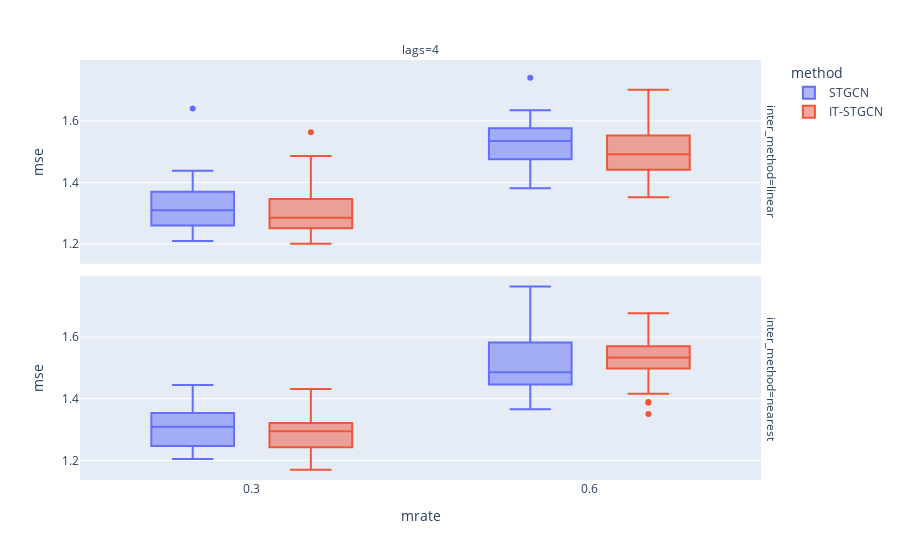

Notebook cell for this chart:
### Markdown cell above
## random

### Code cell
data.query("method!='GNAR' and mtype =='rand' ").plot.box(backend='plotly',x='mrate',color='method',y='mse',facet_col='lags',facet_row='inter_method',height=800)

### Figure 1 — Plotly figure (JSON) as saved in the notebook; plotly's stock layout.template omitted (floating-point values rounded to 4 significant figures)
{"data": [{"alignmentgroup": "True", "hovertemplate": "method=STGCN<br>inter_method=linear<br>lags=4<br>mrate=%{x}<br>mse=%{y}<extra></extra>", "legendgroup": "STGCN", "marker": {"color": "#636efa"}, "name": "STGCN", "notched": false, "offsetgroup": "STGCN", "orientation": "v", "showlegend": true, "type": "box", "x": [0.3, 0.6, 0.3, 0.6, 0.3, 0.6, 0.3, 0.6, 0.3, 0.6, 0.3, 0.6, 0.3, 0.6, 0.3, 0.6, 0.3, 0.6, 0.3, 0.6, 0.3, 0.6, 0.3, 0.6, 0.3, 0.6, 0.3, 0.6, 0.3, 0.6, 0.3, 0.6, 0.3, 0.6, 0.3, 0.6, 0.3, 0.6, 0.3, 0.6, 0.3, 0.6, 0.3, 0.6, 0.3, 0.6, 0.3, 0.6, 0.3, 0.6, 0.3, 0.6, 0.3, 0.6, 0.3, 0.6, 0.3, 0.6, 0.3, 0.6], "x0": " ", "xaxis": "x2", "y": [1.256, 1.516, 1.249, 1.74, 1.28, 1.537, 1.303, 1.611, 1.404, 1.585, 1.238, 1.492, 1.34, 1.384, 1.251, 1.563, 1.304, 1.432, 1.64, 1.531, 1.27, 1.554, 1.237, 1.381, 1.417, 1.634, 1.283, 1.573, 1.374, 1.475, 1.317, 1.612, 1.329, 1.507, 1.222, 1.395, 1.384, 1.54, 1.288, 1.576, 1.433, 1.519, 1.309, 1.459, 1.323, 1.484, 1.326, 1.589, 1.369, 1.564, 1.21, 1.441, 1.438, 1.478, 1.26, 1.581, 1.309, 1.387, 1.319, 1.541], "y0": " ", "yaxis": "y2"}, {"alignmentgroup": "True", "hovertemplate": "method=STGCN<br>inter_method=nearest<br>lags=4<br>mrate=%{x}<br>mse=%{y}<extra></extra>", "legendgroup": "STGCN", "marker": {"color": "#636efa"}, "name": "STGCN", "notched": false, "offsetgroup": "STGCN", "orientation": "v", "showlegend": false, "type": "box", "x": [0.3, 0.6, 0.3, 0.6, 0.3, 0.6, 0.3, 0.6, 0.3, 0.6, 0.3, 0.6, 0.3, 0.6, 0.3, 0.6, 0.3, 0.6, 0.3, 0.6, 0.3, 0.6, 0.3, 0.6, 0.3, 0.6, 0.3, 0.6, 0.3, 0.6, 0.3, 0.6, 0.3, 0.6, 0.3, 0.6, 0.3, 0.6, 0.3, 0.6, 0.3, 0.6, 0.3, 0.6, 0.3, 0.6, 0.3, 0.6, 0.3, 0.6, 0.3, 0.6, 0.3, 0.6, 0.3, 0.6, 0.3, 0.6, 0.3, 0.6], "x0": " ", "xaxis": "x", "y": [1.368, 1.557, 1.334, 1.439, 1.384, 1.473, 1.303, 1.572, 1.376, 1.401, 1.224, 1.619, 1.259, 1.435, 1.315, 1.489, 1.318, 1.468, 1.204, 1.639, 1.216, 1.366, 1.284, 1.433, 1.403, 1.507, 1.285, 1.446, 1.444, 1.665, 1.317, 1.64, 1.242, 1.764, 1.354, 1.419, 1.27, 1.499, 1.316, 1.571, 1.238, 1.483, 1.286, 1.422, 1.397, 1.474, 1.331, 1.516, 1.222, 1.476, 1.362, 1.482, 1.294, 1.614, 1.324, 1.467, 1.247, 1.609, 1.223, 1.582], "y0": " ", "yaxis": "y"}, {"alignmentgroup": "True", "hovertemplate": "method=IT-STGCN<br>inter_method=linear<br>lags=4<br>mrate=%{x}<br>mse=%{y}<extra></extra>", "legendgroup": "IT-STGCN", "marker": {"color": "#EF553B"}, "name": "IT-STGCN", "notched": false, "offsetgroup": "IT-STGCN", "orientation": "v", "showlegend": true, "type": "box", "x": [0.3, 0.6, 0.3, 0.6, 0.3, 0.6, 0.3, 0.6, 0.3, 0.6, 0.3, 0.6, 0.3, 0.6, 0.3, 0.6, 0.3, 0.6, 0.3, 0.6, 0.3, 0.6, 0.3, 0.6, 0.3, 0.6, 0.3, 0.6, 0.3, 0.6, 0.3, 0.6, 0.3, 0.6, 0.3, 0.6, 0.3, 0.6, 0.3, 0.6, 0.3, 0.6, 0.3, 0.6, 0.3, 0.6, 0.3, 0.6, 0.3, 0.6, 0.3, 0.6, 0.3, 0.6, 0.3, 0.6, 0.3, 0.6, 0.3, 0.6], "x0": " ", "xaxis": "x2", "y": [1.317, 1.519, 1.262, 1.442, 1.201, 1.352, 1.235, 1.531, 1.563, 1.391, 1.461, 1.599, 1.43, 1.486, 1.325, 1.662, 1.263, 1.538, 1.448, 1.552, 1.286, 1.432, 1.333, 1.542, 1.247, 1.497, 1.285, 1.571, 1.212, 1.401, 1.251, 1.483, 1.247, 1.474, 1.346, 1.539, 1.243, 1.479, 1.335, 1.556, 1.486, 1.466, 1.262, 1.59, 1.347, 1.43, 1.438, 1.524, 1.295, 1.474, 1.271, 1.701, 1.239, 1.41, 1.281, 1.461, 1.282, 1.603, 1.34, 1.422], "y0": " ", "yaxis": "y2"}, {"alignmentgroup": "True", "hovertemplate": "method=IT-STGCN<br>inter_method=nearest<br>lags=4<br>mrate=%{x}<br>mse=%{y}<extra></extra>", "legendgroup": "IT-STGCN", "marker": {"color": "#EF553B"}, "name": "IT-STGCN", "notched": false, "offsetgroup": "IT-STGCN", "orientation": "v", "showlegend": false, "type": "box", "x": [0.3, 0.6, 0.3, 0.6, 0.3, 0.6, 0.3, 0.6, 0.3, 0.6, 0.3, 0.6, 0.3, 0.6, 0.3, 0.6, 0.3, 0.6, 0.3, 0.6, 0.3, 0.6, 0.3, 0.6, 0.3, 0.6, 0.3, 0.6, 0.3, 0.6, 0.3, 0.6, 0.3, 0.6, 0.3, 0.6, 0.3, 0.6, 0.3, 0.6, 0.3, 0.6, 0.3, 0.6, 0.3, 0.6, 0.3, 0.6, 0.3, 0.6, 0.3, 0.6, 0.3, 0.6, 0.3, 0.6, 0.3, 0.6, 0.3, 0.6], "x0": " ", "xaxis": "x", "y": [1.231, 1.599, 1.236, 1.571, 1.316, 1.508, 1.267, 1.564, 1.225, 1.498, 1.301, 1.597, 1.189, 1.56, 1.211, 1.57, 1.305, 1.389, 1.432, 1.524, 1.276, 1.555, 1.254, 1.387, 1.325, 1.533, 1.406, 1.512, 1.333, 1.497, 1.334, 1.613, 1.267, 1.52, 1.285, 1.492, 1.321, 1.677, 1.242, 1.351, 1.388, 1.612, 1.31, 1.534, 1.187, 1.51, 1.273, 1.536, 1.287, 1.559, 1.38, 1.531, 1.302, 1.43, 1.319, 1.599, 1.311, 1.416, 1.169, 1.543], "y0": " ", "yaxis": "y"}], "layout": {"annotations": [{"font": {}, "showarrow": false, "text": "lags=4", "x": 0.49, "xanchor": "center", "xref": "paper", "y": 1, "yanchor": "bottom", "yref": "paper"}, {"font": {}, "showarrow": false, "text": "inter_method=nearest", "textangle": 90, "x": 0.98, "xanchor": "left", "xref": "paper", "y": 0.2425, "yanchor": "middle", "yref": "paper"}, {"font": {}, "showarrow": false, "text": "inter_method=linear", "textangle": 90, "x": 0.98, "xanchor": "left", "xref": "paper", "y": 0.7575, "yanchor": "middle", "yref": "paper"}], "autosize": true, "boxmode": "group", "legend": {"title": {"text": "method"}, "tracegroupgap": 0}, "margin": {"t": 60}, "xaxis": {"anchor": "y", "autorange": true, "domain": [0, 0.98], "range": [0.1489, 0.7511], "title": {"text": "mrate"}, "type": "linear"}, "xaxis2": {"anchor": "y2", "autorange": true, "domain": [0, 0.98], "matches": "x", "range": [0.1489, 0.7511], "showticklabels": false, "type": "linear"}, "yaxis": {"anchor": "x", "autorange": true, "domain": [0, 0.485], "range": [1.136, 1.797], "title": {"text": "mse"}, "type": "linear"}, "yaxis2": {"anchor": "x2", "autorange": true, "domain": [0.515, 1], "matches": "y", "range": [1.136, 1.797], "title": {"text": "mse"}, "type": "linear"}}}
